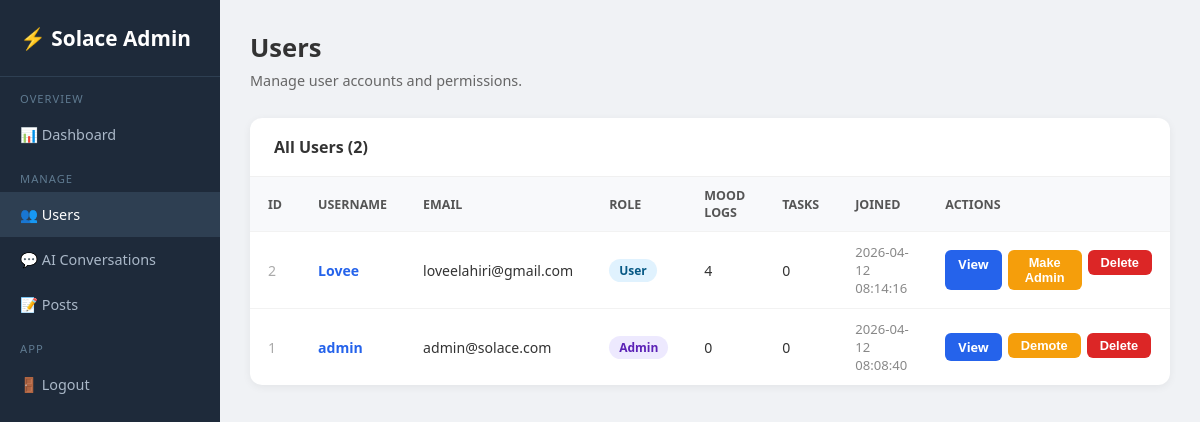
The app's page /admin/users (signed in), older data.
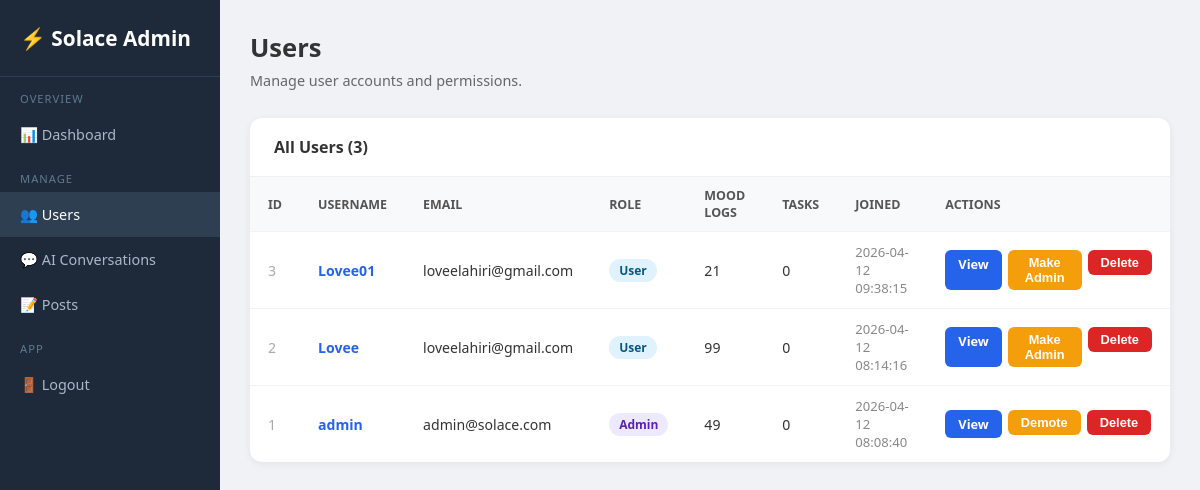
The same page, newer data.
### tables this page shows
CREATE TABLE users (
                id         INTEGER PRIMARY KEY AUTOINCREMENT,
                username   TEXT UNIQUE NOT NULL,
                email      TEXT NOT NULL,
                password   TEXT NOT NULL,
                is_admin   INTEGER DEFAULT 0,
                created_at DATETIME DEFAULT CURRENT_TIMESTAMP
            , gender TEXT DEFAULT '', age INTEGER DEFAULT 0, age_group TEXT DEFAULT '', dob TEXT DEFAULT '');

### app.py (the view)
@app.route("/admin/users")
@admin_required
def admin_users() -> Any:
    with get_db() as conn:
        users = conn.execute("""
            SELECT u.id, u.username, u.email, u.is_admin, u.created_at,
                   COUNT(DISTINCT ml.id) AS mood_count,
                   COUNT(DISTINCT j.id)  AS journal_count,
                   COUNT(DISTINCT t.id)  AS task_count
            FROM users u
            LEFT JOIN mood_logs ml ON ml.user_id=u.id
            LEFT JOIN journals j   ON j.user_id=u.id
            LEFT JOIN tasks t      ON t.user_id=u.id
            GROUP BY u.id ORDER BY u.created_at DESC
        """).fetchall()
    return render_template("admin/users.html", users=users)

### app.py (called while the page is built)
def get_db() -> sqlite3.Connection:
    db_path = os.path.join(os.path.dirname(os.path.abspath(__file__)), "database.db")
    conn = sqlite3.connect(db_path)
    conn.row_factory = sqlite3.Row
    return conn

def admin_required(f: Any) -> Any:
    @wraps(f)
    def dec(*args: Any, **kwargs: Any) -> Any:
        if "user_id" not in session or not session.get("is_admin"):
            flash("Admin access required.")
            return redirect(url_for("login_page"))
        return f(*args, **kwargs)
    return dec

### templates/admin/users.html (shortened to what this page needs)
<!DOCTYPE html>
<html lang="en">
<head>
</head>
<body>
<div class="sidebar">
  <div class="logo">⚡ Solace Admin</div>
  <nav>
        <div class="section-label">Overview</div>
    <a href="/admin">📊 Dashboard</a>
    <div class="section-label">Manage</div>
    <a href="/admin/users" class="active">👥 Users</a>
    <a href="/admin/chats">💬 AI Conversations</a>
    <a href="/admin/posts">📝 Posts</a>
    <div class="section-label">App</div>
    <a href="/logout">🚪 Logout</a>
  </nav>
</div>
<div class="main">
  <div class="page-title">Users</div>
  <div class="page-sub">Manage user accounts and permissions.</div>
  <div class="card">
    <div class="card-header">All Users ({{ users|length }})</div>
    <table>
      <thead>
        <tr>
          <th>ID</th><th>Username</th><th>Email</th><th>Role</th>
          <th>Mood Logs</th><th>Tasks</th><th>Joined</th><th>Actions</th>
        </tr>
      </thead>
      <tbody>
        {% for u in users %}
        <tr>
          <td style="color:#aaa">{{ u.id }}</td>
          <td><a href="/admin/users/{{ u.id }}" style="color:#2563eb;text-decoration:none;font-weight:600">{{ u.username }}</a></td>
          <td>{{ u.email }}</td>
          <td><span class="badge {{ 'admin' if u.is_admin else 'user' }}">{{ 'Admin' if u.is_admin else 'User' }}</span></td>
          <td>{{ u.mood_count }}</td>
          <td>{{ u.task_count }}</td>
          <td style="color:#888;font-size:0.82rem">{{ u.created_at }}</td>
          <td>
            <div class="actions">
              <a href="/admin/users/{{ u.id }}" class="btn btn-blue">View</a>
              <form method="POST" action="/admin/users/{{ u.id }}/toggle-admin" style="display:inline">
                <button type="submit" class="btn btn-yellow">
                  {{ 'Demote' if u.is_admin else 'Make Admin' }}
                </button>
              </form>
              <form method="POST" action="/admin/users/{{ u.id }}/delete" style="display:inline"
                    onsubmit="return confirm('Delete {{ u.username }}? This cannot be undone.')">
                <button type="submit" class="btn btn-red">Delete</button>
              </form>
            </div>
          </td>
        </tr>
        {% endfor %}
      </tbody>
    </table>
  </div>
</div>
</body>
</html>

### templates/admin/users.html (style rules this page uses)
* { box-sizing: border-box; margin: 0; padding: 0; }
body { font-family: 'Segoe UI', sans-serif; background: #f0f2f5; color: #333; }
.sidebar { width: 220px; position: fixed; top: 0; left: 0; height: 100vh; background: #1e2a3a; color: #cdd9e5; display: flex; flex-direction: column; }
.sidebar .logo { padding: 24px 20px; font-size: 1.3rem; font-weight: 700; color: #fff; border-bottom: 1px solid #2e3f52; }
.sidebar nav a { display: block; padding: 13px 20px; color: #aab8c8; text-decoration: none; font-size: 0.9rem; }
.sidebar nav a:hover, .sidebar nav a.active { background: #2e3f52; color: #fff; }
.sidebar nav .section-label { padding: 14px 20px 6px; font-size: 0.7rem; text-transform: uppercase; letter-spacing: 1px; color: #5f7a90; }
.main { margin-left: 220px; padding: 30px; }
.page-title { font-size: 1.6rem; font-weight: 700; margin-bottom: 6px; }
.page-sub { color: #666; font-size: 0.9rem; margin-bottom: 28px; }
.card { background: #fff; border-radius: 12px; box-shadow: 0 2px 8px rgba(0,0,0,.06); overflow: hidden; }
.card-header { padding: 18px 24px; font-weight: 600; border-bottom: 1px solid #f0f0f0; }
table { width: 100%; border-collapse: collapse; font-size: 0.88rem; }
th { background: #f8f9fb; padding: 10px 18px; text-align: left; font-weight: 600; color: #555; font-size: 0.78rem; text-transform: uppercase; }
td { padding: 11px 18px; border-top: 1px solid #f2f2f2; vertical-align: middle; }
.badge { display: inline-block; padding: 3px 10px; border-radius: 20px; font-size: 0.75rem; font-weight: 600; }
.badge.admin { background: #ede9fe; color: #5b21b6; }
.badge.user { background: #e0f2fe; color: #075985; }
.btn { display: inline-block; padding: 5px 13px; border-radius: 6px; font-size: 0.8rem; border: none; cursor: pointer; font-weight: 600; text-decoration: none; }
.btn-blue { background: #2563eb; color: #fff; }
.btn-yellow { background: #f59e0b; color: #fff; }
.btn-red { background: #dc2626; color: #fff; }
.actions { display: flex; gap: 6px; }

Row changes from the older to the newer data that the page shows:
added users: id "3", username "Lovee01", email "loveelahiri@gmail.com", is_admin "User", mood_count "21", task_count "0", created_at "2026-04-12 09:38:15", is_admin "Make Admin"
changed users "Lovee": mood_count "4" → "99"
computed for users "admin": mood_count "0" → "49"
Text that changed along with them:
{{ users|length }}: "2" → "3"
